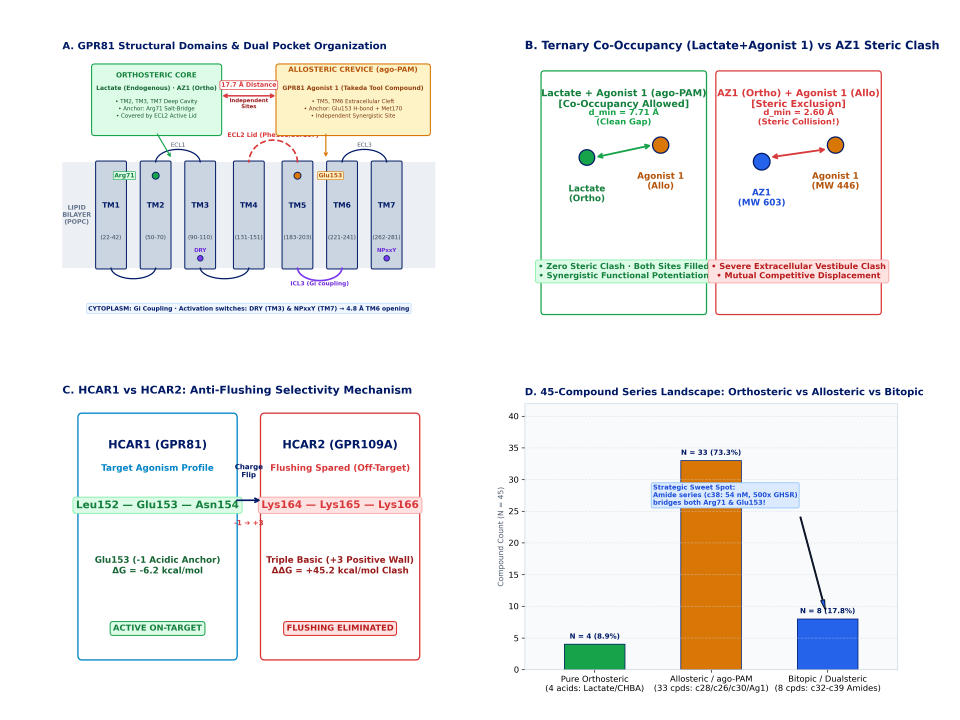
#> input picture data/gpr81_binding_modes/gpr81_binding_domains_visualization.png, 4800 x 3600 px, found by its file name (shown at 1/5 size)
$ python export_slide_panels.py
#> lines starting #> are read from the running program, lines starting #| are printed output that depends on the picture
#!/usr/bin/env python3
"""
Export 4 individual high-resolution 300 DPI panels for Marp slides with
deterministic ink-bounding-box cropping + 35px white margin on all sides.
Guarantees ZERO edge truncation and ZERO ink touching border.
"""

import os
from PIL import Image
import numpy as np

WORK_DIR = "/das/user/QYJI/druggability/data/gpr81_binding_modes"
SRC_PNG = os.path.join(WORK_DIR, "gpr81_binding_domains_visualization.png")
OUT_DIR = os.path.join(WORK_DIR, "slide_figures")
os.makedirs(OUT_DIR, exist_ok=True)

img = Image.open(SRC_PNG).convert("RGB")
arr = np.array(img)
H, W, _ = arr.shape
#> H = 3600; W = 4800
mid_x = int(W * 0.50)
#> mid_x = 2400
mid_y = int(H * 0.50)
#> mid_y = 1800

quadrants = {
    "panel_a_domain_topology.png": (0, mid_y, 0, mid_x),
    "panel_b_ternary_cooccupancy.png": (0, mid_y, mid_x, W),
    "panel_c_hcar1_vs_hcar2_selectivity.png": (mid_y, H, 0, 2260),
    "panel_d_45_compound_landscape.png": (mid_y, H, 2350, W)
}

PAD = 40

for name, (y1, y2, x1, x2) in quadrants.items():
    sub_arr = arr[y1:y2, x1:x2, :]
    non_white = np.where(sub_arr < 250)
    if len(non_white[0]) == 0:
        continue
    min_y = max(0, int(np.min(non_white[0])) - PAD)
    max_y = min(sub_arr.shape[0], int(np.max(non_white[0])) + PAD)
    min_x = max(0, int(np.min(non_white[1])) - PAD)
    max_x = min(sub_arr.shape[1], int(np.max(non_white[1])) + PAD)

    cropped = img.crop((x1 + min_x, y1 + min_y, x1 + max_x, y1 + max_y))
    out_path = os.path.join(OUT_DIR, name)
    cropped.save(out_path)
    print(f"Saved {name}: size {cropped.size}, crop: ({x1+min_x}, {y1+min_y}) to ({x1+max_x}, {y1+max_y})")
#> this loop made 4 passes
#> (min_y, max_y, min_x, max_x) on passes 1 to 4: (168, 1609, 272, 2215), (163, 1615, 189, 2333), (87, 1542, 274, 2151), (98, 1702, 98, 2304)
#| Saved panel_a_domain_topology.png: size (1943, 1441), crop: (272, 168) to (2215, 1609)
#| Saved panel_b_ternary_cooccupancy.png: size (2144, 1452), crop: (2589, 163) to (4733, 1615)
#| Saved panel_c_hcar1_vs_hcar2_selectivity.png: size (1877, 1455), crop: (274, 1887) to (2151, 3342)
#| Saved panel_d_45_compound_landscape.png: size (2206, 1604), crop: (2448, 1898) to (4654, 3502)
#> pass 1, `sub_arr = arr[y1:y2, x1:x2, :]`:
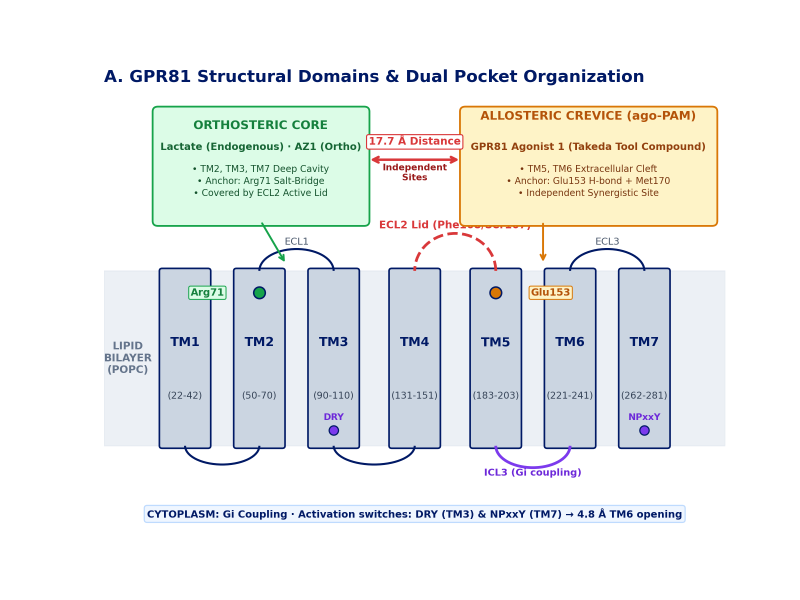
#> sub_arr: shape (1800, 2400, 3) (shown at 1/3 size); mean R, G, B 235.4, 238.1, 237.7
#> pass 1, `cropped = img.crop((x1 + min_x, y1 + min_y, x1 + max_x, y1 + max_y))`:
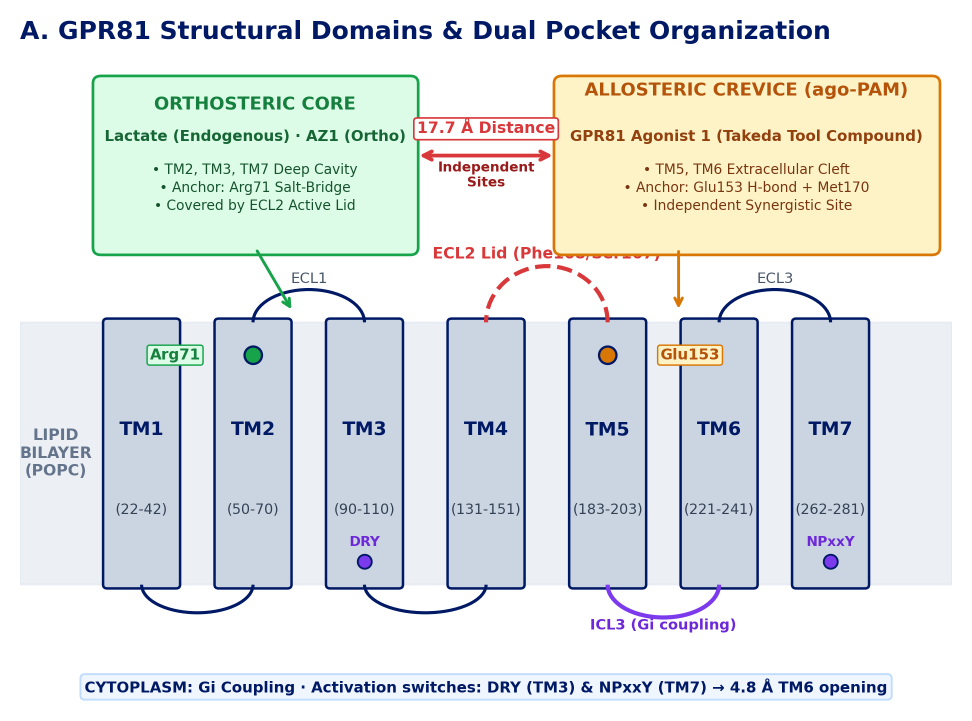
#> cropped: PIL image 1943x1441 RGB (shown at 1/2 size); mean R, G, B 224.8, 229, 228.3
#> pass 2, `sub_arr = arr[y1:y2, x1:x2, :]`:
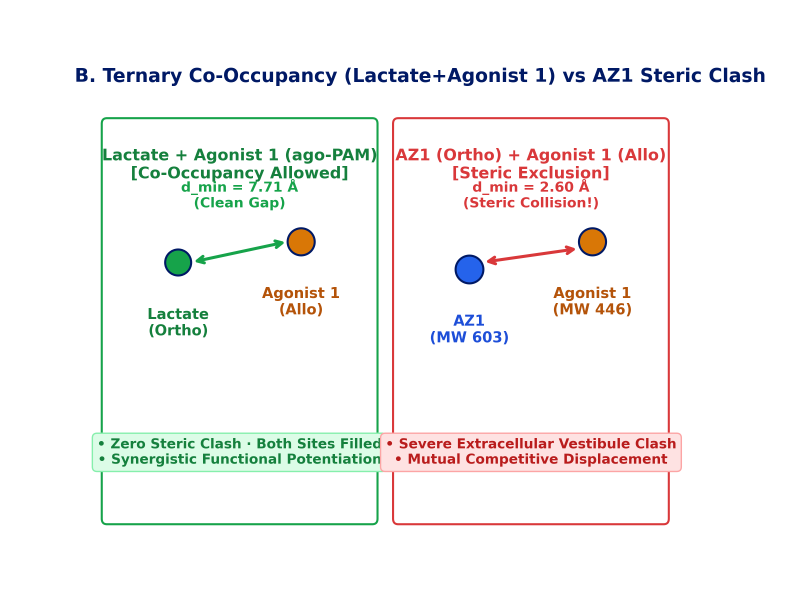
#> sub_arr: shape (1800, 2400, 3) (shown at 1/3 size); mean R, G, B 245.5, 245.1, 243.7
#> pass 2, `cropped = img.crop((x1 + min_x, y1 + min_y, x1 + max_x, y1 + max_y))`:
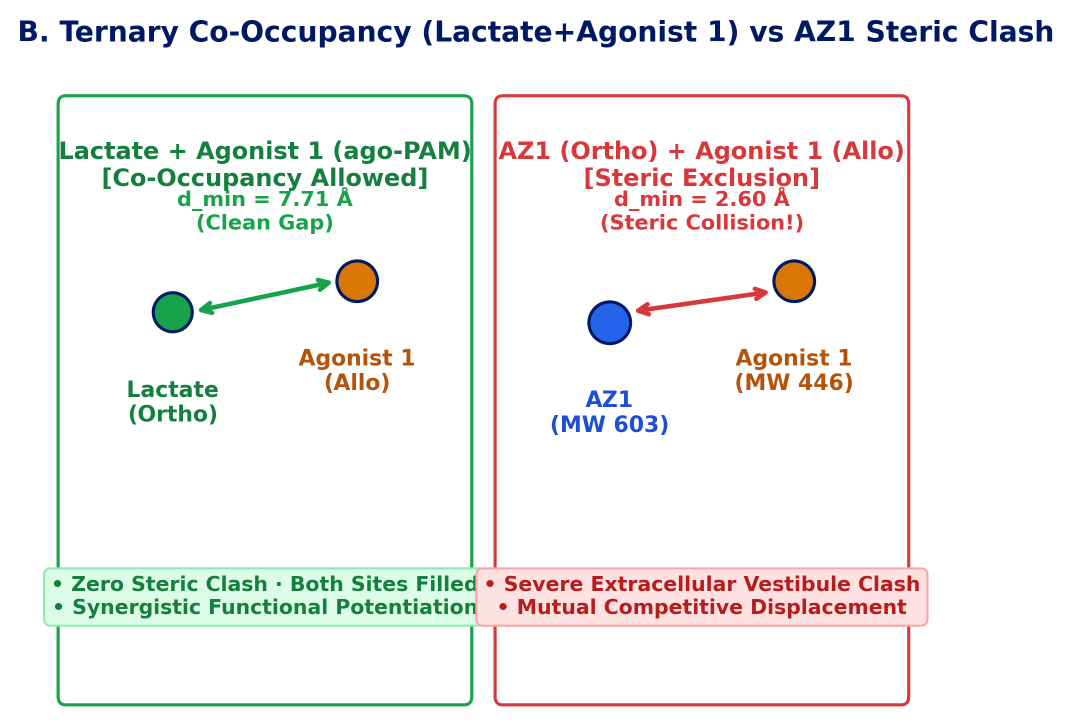
#> cropped: PIL image 2144x1452 RGB (shown at 1/2 size); mean R, G, B 241.8, 241.2, 239.3
#> after the loop:
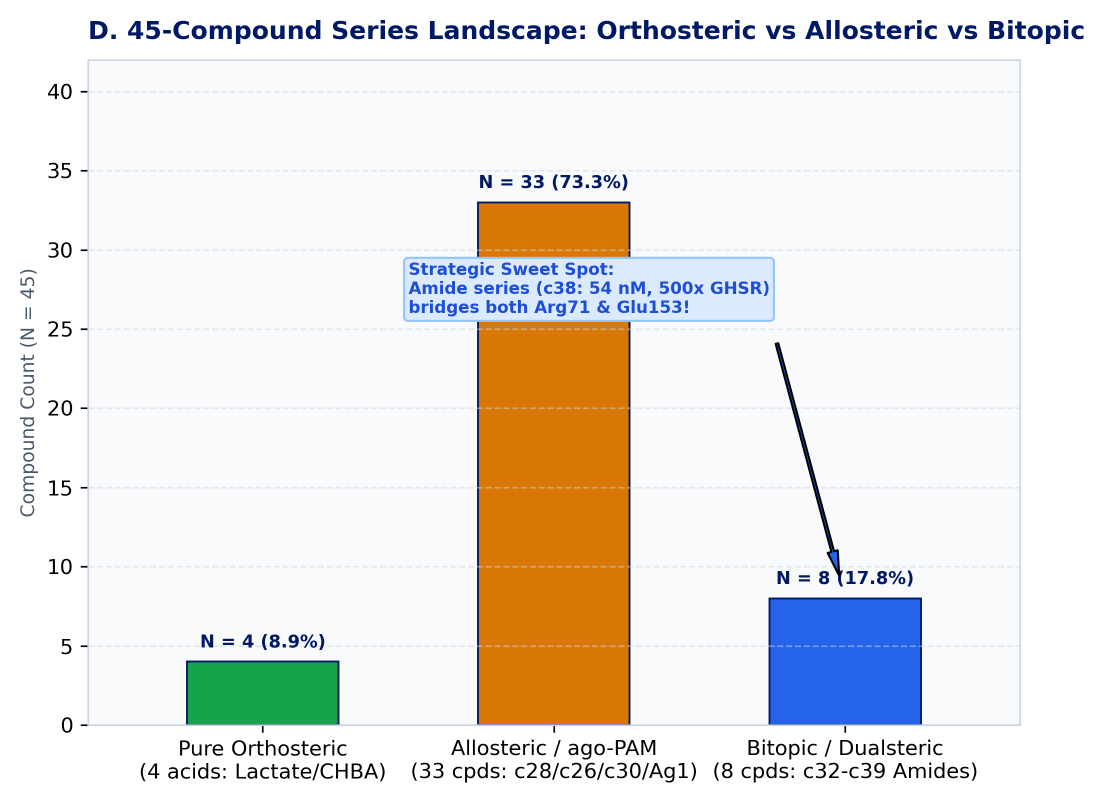
#> cropped: PIL image 2206x1604 RGB (shown at 1/2 size); mean R, G, B 232.5, 230, 226.8

print("All 4 panel images successfully cropped with safe margins!")
